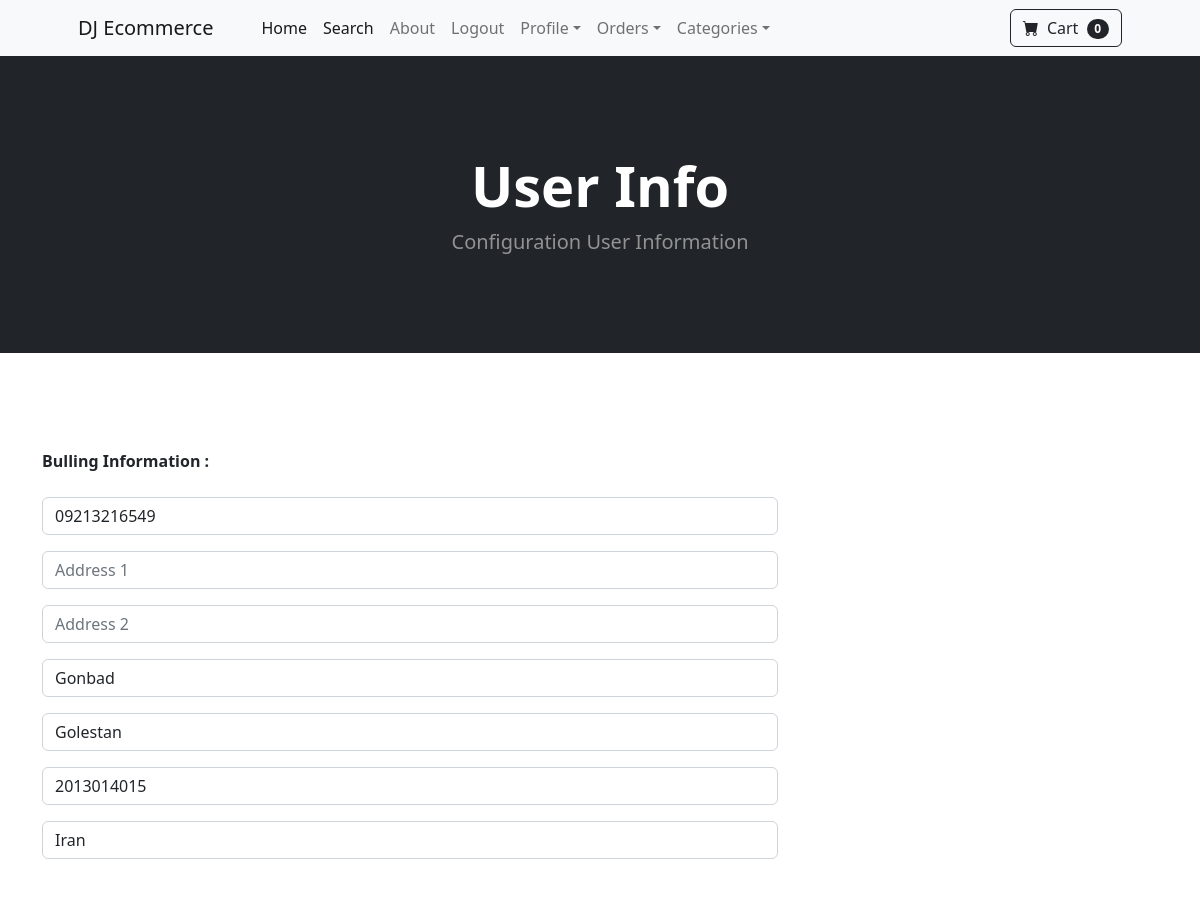
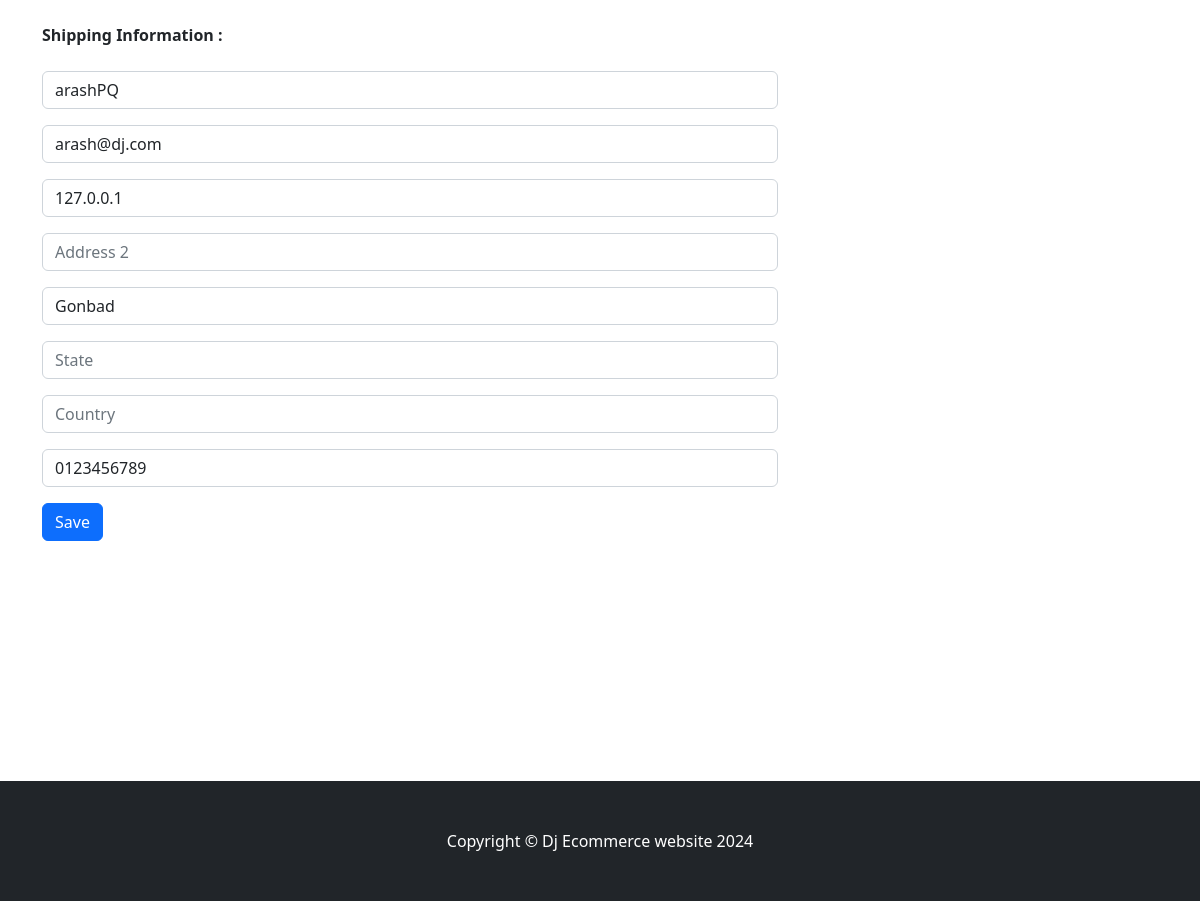
The app's page /inf_configur/ (signed in) with its own data (2 pictures, top to bottom).
### store/models.py (models this page shows, shortened)
class UserProfile(models.Model):
    user = models.OneToOneField(User, on_delete=models.CASCADE)
    date_modified = models.DateTimeField(User, auto_now=True)
    phone = models.CharField(max_length=11, blank=True)
    address1 = models.CharField(max_length=128, blank=True)
    address2 = models.CharField(max_length=128, blank=True)
    city = models.CharField(max_length=128, blank=True)
    state = models.CharField(max_length=128, blank=True)
    zipcode = models.CharField(max_length=10, blank=True)           # postal code
    country = models.CharField(max_length=128, blank=True)
    old_cart = models.CharField(max_length=256, blank=True, null=True)
    def create_profile(sender, instance, created, **kwargs):
        if created:
            user_profile = UserProfile(user=instance)
            user_profile.save()
    post_save.connect(create_profile, sender=User)

### payment/models.py (models this page shows, shortened)
class ShippingAddress(models.Model):
    user = models.ForeignKey(User, on_delete=models.CASCADE, null=True, blank=True)
    shipping_full_name = models.CharField(max_length=256)
    shipping_email = models.EmailField()
    shipping_address1 = models.CharField(max_length=256)
    shipping_address2 = models.CharField(max_length=256, null=True, blank=True)
    shipping_city = models.CharField(max_length=256)
    shipping_state = models.CharField(max_length=256, null=True, blank=True)
    shipping_country = models.CharField(max_length=256, null=True, blank=True)
    shipping_zipcode = models.CharField(max_length=10)
    class Meta:
        verbose_name_plural = "Shipping Address"

### store/views.py (the view)
# urls.py: path('inf_configur/', views.info_configuration, name="info_configuration"),
def info_configuration(request):
    if request.user.is_authenticated:
        current_user = UserProfile.objects.get(user__id=request.user.id)
        shipping_user = ShippingAddress.objects.get(user__id=request.user.id)         # Get user shipping information
        configur_info = UserInfoForm(request.POST or None, instance=current_user)
        shipping_form = ShippingForm(request.POST or None, instance=shipping_user )
        if configur_info.is_valid() or shipping_form.is_valid():
            configur_info.save()
            shipping_form.save()
            messages.success(request, ("Your Profile Information has been Updated"))
            return redirect('store:index')
        return render(request, "store/info_configuration.html", {
            'configur_profile':configur_info,
            'shipping_form':shipping_form,
        })
    else:
        messages.warning(request, ("You most be logged in to access your profile"))
        return redirect('store:index')

### store/forms.py
class UserInfoForm(forms.ModelForm):
	phone = forms.CharField(label="", widget=forms.TextInput(attrs={'class': 'form-control', 'placeholder': 'Phone'}), required=False)
	address1 = forms.CharField(label="", widget=forms.TextInput(attrs={'class': 'form-control','placeholder': 'Address 1'}), required=False)
	address2 = forms.CharField(label="", widget=forms.TextInput(attrs={'class': 'form-control', 'placeholder': 'Address 2'}), required=False)
	city = forms.CharField(label="", widget=forms.TextInput(attrs={'class': 'form-control','placeholder': 'City'}), required=False)
	state = forms.CharField(label="", widget=forms.TextInput(attrs={'class': 'form-control','placeholder': 'State'}), required=False)
	zipcode = forms.CharField(label="", widget=forms.TextInput(attrs={'class': 'form-control','placeholder': 'Zip-code'}), required=False)					#		postal code
	country = forms.CharField(label="", widget=forms.TextInput(attrs={'class': 'form-control','placeholder': 'Country'}), required=False)
	class Meta:
		model = UserProfile
		fields = ('phone', 'address1', 'address2', 'city', 'state', 'zipcode', 'country')

### cart/cart.py (called while the page is built)
    def __len__(self):
        return len(self.cart)

### cart/context_processors.py (called while the page is built)
def cart(request):
    return {'cart': Cart(request)}

### store/templates/store/info_configuration.html (shortened to what this page needs)
{% extends "base.html" %}
{% load static %}
{% block content %}
    <header class="bg-dark py-5">
        <div class="container px-4 px-lg-5 my-5">
            <div class="text-center text-white">
                <h1 class="display-4 fw-bolder">User Info</h1>
                <p class="lead fw-normal text-white-50 mb-0">
                    Configuration User Information
                </p>
            </div>
        </div>
    </header>
    <div class="container">
        <div class="row">
            <div class="col-8">
                <br><br><br><br>
                <strong>
                    Bulling Information :
                </strong>
                <br><br>
                <form method="POST" action="{% url 'store:info_configuration' %}">
                    {{ configur_profile.as_p }}
                    <br><br>
                    <strong>
                        Shipping Information :
                    </strong>
                    <br><br>
                    {{ shipping_form.as_p }}
                    <button type="submit" class="btn btn-primary">Save</button>
                </form>
                <br><br>
            </div>
        </div>
    </div>
    <br><br><br><br><br><br><br><br>
{% endblock content %}

### records on screen
UserProfile: phone "09213216549", city "Gonbad", state "Golestan", zipcode "2013014015", country "Iran"
ShippingAddress: shipping_full_name "arashPQ", shipping_email "arash@dj.com", shipping_address1 "127.0.0.1", shipping_city "Gonbad", shipping_zipcode "0123456789"

### other values on screen
{{ cart|length }} "0"
